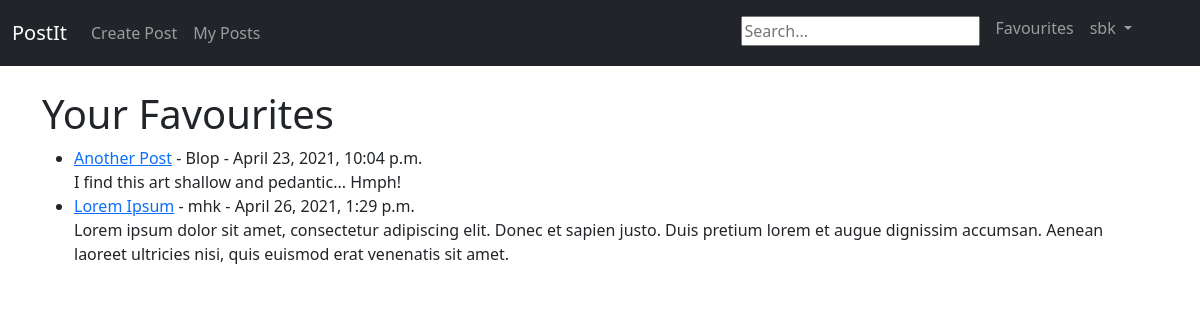
Page /favourites/ (signed in) on the committed database.
### postIt/models.py (models this page shows, shortened)
class Post(models.Model):
    class Categories(models.TextChoices):
        WORLD = 'world'
        ENVIRONMENT = 'environment'
        TECHNOLOGY = 'technology'
        DESIGN = 'design'
        CULTURE = 'culture'
        BUSINESS = 'business'
        POLITICS = 'politics'
        OPINION = 'opinion'
        SCIENCE = 'science'
        HEALTH = 'health'
        STYLE = 'style'
        TRAVEL = 'travel'
    title = models.CharField(max_length=200, unique=True)
    author = models.ForeignKey(User, on_delete=models.CASCADE)
    category = models.CharField(max_length=50, choices=Categories.choices, default=Categories.OPINION)
    content = RichTextField(blank=True, null=True)
    photo = models.ImageField(null=True, blank=True, upload_to="images/")
    video_file = models.FileField(null=True, blank=True, upload_to="videos/")
    created_on = models.DateTimeField(auto_now_add=True)
    likes = models.ManyToManyField(User, related_name='site_post')
    no_of_likes = models.IntegerField(default=0)
    no_of_dislikes = models.IntegerField(default=0)
    favourite = models.BooleanField(default=False)

### postIt/views.py (the view)
# urls.py: path('favourites/', FavouritesView, name='favourites'),
def FavouritesView(request):
    fav_posts = []
    results = Post.objects.all()
    for post in results:
        if post.likes.filter(id=request.user.id).exists():
            fav_posts.append(post)
    return render(request, 'favourites.html', {'fav_posts': fav_posts})

### postIt/templates/favourites.html
{% extends 'base.html' %}
{% block content %}
{% if fav_posts %}
<h1>Your Favourites</h1>
<ul>
{% for post in fav_posts %}
    <li><a href="{% url 'post_detail' post.pk %}">
        {{post.title}}</a> - {{post.author}} - {{post.created_on}}
        <br/>
        {{ post.content|slice:":200"|safe }}
    </li>
{% endfor %}
</ul>
{% else %}
    <h2>Go Favourite a post Please</h2>
{% endif %}
{% endblock %}

### postIt/templates/base.html (shortened to what this page needs)
<!doctype html>
<html lang="en">
  <head>
    <link href="https://cdn.jsdelivr.net/npm/bootstrap@5.0.0-beta3/dist/css/bootstrap.min.css" rel="stylesheet">
  </head>
  <body>
    <nav class="navbar navbar-expand-lg navbar-dark bg-dark">
        <div class="container-fluid">
            <a class="navbar-brand" href="{% url 'home' %}">PostIt</a>
            <div class="collapse navbar-collapse" id="navbarSupportedContent">
              <ul class="navbar-nav me-auto">
                {% if user.is_authenticated %}
                <li class="nav-item">
                    <a class="nav-link" href="{% url 'make-post' %}">Create Post</a>
                </li>
                   <li class="nav-item">
                    <a class="nav-link" href="{% url 'my_posts' %}">My Posts</a>
                </li>
                {% endif %}
              </ul>
              <ul class="navbar-nav ml-auto me-5 mb-lg-1">
                  {% if user.is_authenticated %}
                  <form  class="nav-link" action="{% url 'search_results' %}" method="get">
                     <input name="q" type="text" placeholder="Search...">
                      </form>
                  <a  class="nav-link" href="{% url 'favourites' %}" role="button"  aria-expanded="false">
                            Favourites
                  </a>
                        <li class="nav-item dropdown">
                            <a  class="nav-link dropdown-toggle" href="#"  id="navbarDropdown" role="button" data-bs-toggle="dropdown" aria-expanded="false">
                              {{user.username}}
                            </a>
                        </li>
                    {% endif %}
                </ul>
            </div>
      </div>
    </nav>
    <br/>
    <div class="container">
    {% block content%}
    {% endblock %}
    </div>
  </body>
</html>

### rows in the picture
Post: title "Another Post", author "Blop", created_on "April 23, 2021, 10:04 p.m.", content "I find this art shallow and pedantic... Hmph!"
Post: title "Lorem Ipsum", author "mhk", created_on "April 26, 2021, 1:29 p.m.", content "Lorem ipsum dolor sit amet, consectetur adipiscing elit. Donec et sapien justo. Duis pretium lorem et augue dignissim accumsan. Aenean laoreet ultricies nisi, quis euismod erat venenatis sit amet."

### other values in the picture
{{ user.username }} "sbk"
